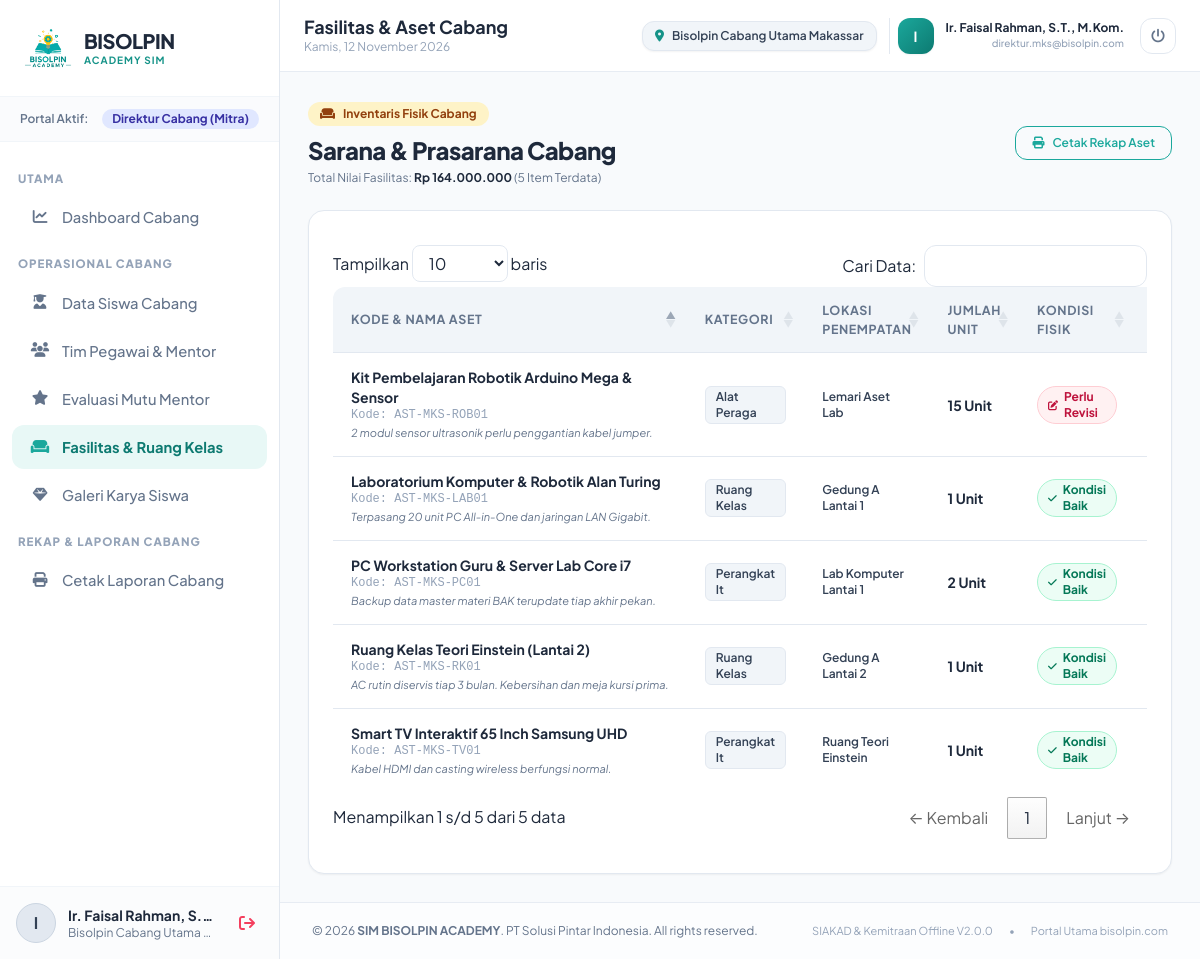
Page /modules/direktur_cabang/aset.php (signed in) on the committed database.
### tables this page shows
CREATE TABLE `tabel_cabang` (
  `id` INT AUTO_INCREMENT PRIMARY KEY,
  `kode_cabang` VARCHAR(20) NOT NULL UNIQUE,
  `nama_cabang` VARCHAR(150) NOT NULL,
  `id_direktur_cabang` INT NULL,
  `alamat` TEXT NOT NULL,
  `kota` VARCHAR(100) NOT NULL,
  `provinsi` VARCHAR(100) NOT NULL,
  `telepon` VARCHAR(25) NOT NULL,
  `email_cabang` VARCHAR(150) NOT NULL,
  `nomor_izin_mitra` VARCHAR(100) NULL,
  `dokumen_kemitraan` VARCHAR(255) NULL,
  `status_mitra` ENUM('pending_review','aktif','ditolak','nonaktif') NOT NULL DEFAULT 'pending_review',
  `tanggal_bergabung` DATE NULL,
  `created_at` TIMESTAMP NOT NULL DEFAULT CURRENT_TIMESTAMP,
  INDEX `idx_cabang_status` (`status_mitra`),
  INDEX `idx_cabang_kota` (`kota`),
  CONSTRAINT `fk_cabang_direktur` FOREIGN KEY (`id_direktur_cabang`) REFERENCES `users` (`id`) ON DELETE SET NULL
);

CREATE TABLE `tabel_aset` (
  `id` INT AUTO_INCREMENT PRIMARY KEY,
  `id_cabang` INT NOT NULL,
  `id_penanggung_jawab` INT NULL,
  `kode_aset` VARCHAR(50) NOT NULL UNIQUE,
  `nama_aset` VARCHAR(150) NOT NULL,
  `kategori_aset` ENUM('ruang_kelas','perangkat_it','alat_peraga','furnitur','lainnya') NOT NULL,
  `lokasi_penempatan` VARCHAR(100) NOT NULL,
  `jumlah_unit` INT NOT NULL DEFAULT 1,
  `kondisi` ENUM('baik','perlu_perbaikan','rusak_berat') NOT NULL DEFAULT 'baik',
  `tanggal_perolehan` DATE NOT NULL,
  `nilai_perolehan` DECIMAL(14,2) NOT NULL DEFAULT 0.00,
  `catatan_maintenance` TEXT NULL,
  `updated_at` TIMESTAMP NOT NULL DEFAULT CURRENT_TIMESTAMP ON UPDATE CURRENT_TIMESTAMP,
  INDEX `idx_aset_cabang` (`id_cabang`),
  INDEX `idx_aset_kategori` (`kategori_aset`),
  INDEX `idx_aset_kondisi` (`kondisi`),
  CONSTRAINT `fk_aset_cabang` FOREIGN KEY (`id_cabang`) REFERENCES `tabel_cabang` (`id`) ON DELETE CASCADE,
  CONSTRAINT `fk_aset_penanggung_jawab` FOREIGN KEY (`id_penanggung_jawab`) REFERENCES `tabel_pegawai` (`id`) ON DELETE SET NULL
);

### core/auth.php (called while the page is built, shortened)
<?php
require_once __DIR__ . '/helpers.php';
function auth_user(): ?array
{
    return $_SESSION['user'] ?? null;
}
function auth_role(): ?string
{
    return $_SESSION['user']['role'] ?? null;
}
function auth_branch_id(): ?int
{
    return isset($_SESSION['user']['id_cabang']) && $_SESSION['user']['id_cabang'] !== null
        ? (int)$_SESSION['user']['id_cabang']
        : null;
}
function get_active_branch_id(): ?int
{
    $role = auth_role();
    $userBranchId = auth_branch_id();
    if (in_array($role, [ROLE_DIREKTUR_CABANG, ROLE_STAFF, ROLE_MENTOR, ROLE_SARPRAS, ROLE_SISWA], true)) {
        return $userBranchId;
    }
    return isset($_SESSION['filter_branch_id']) ? (int)$_SESSION['filter_branch_id'] : null;
}
function get_active_branch_name(): string
{
    $activeBranchId = get_active_branch_id();
    $db = get_db();
    $stmt = $db->prepare("SELECT nama_cabang FROM tabel_cabang WHERE id = ?");
    $stmt->execute([$activeBranchId]);
    $res = $stmt->fetch();
    return $res['nama_cabang'] ?? 'Cabang Terpilih';
}

### modules/direktur_cabang/aset.php (the view, shortened to what this page needs)
<?php
$pageTitle = 'Fasilitas & Aset Cabang';
require_once dirname(__DIR__, 2) . '/core/auth.php';
require_once dirname(__DIR__, 2) . '/core/helpers.php';
$branchId = auth_branch_id();
$db = get_db();
$stmt = $db->prepare("
    SELECT a.*, p.nama_lengkap as nama_penanggung_jawab
    FROM tabel_aset a
    LEFT JOIN tabel_pegawai p ON p.id = a.id_penanggung_jawab
    WHERE a.id_cabang = ?
    ORDER BY a.kategori_aset ASC, a.id DESC
");
$stmt->execute([$branchId]);
$asetList = $stmt->fetchAll();
$stmtTotal = $db->prepare("SELECT COALESCE(SUM(nilai_perolehan), 0), COUNT(*) FROM tabel_aset WHERE id_cabang = ?");
$stmtTotal->execute([$branchId]);
[$totalNilaiAset, $totalUnit] = $stmtTotal->fetch(PDO::FETCH_NUM);
require_once dirname(__DIR__, 2) . '/includes/header.php';
require_once dirname(__DIR__, 2) . '/includes/sidebar.php';
require_once dirname(__DIR__, 2) . '/includes/topbar.php';
?>
<div class="mb-6 flex flex-col sm:flex-row sm:items-center justify-between gap-4">
    <div>
        <div class="inline-flex items-center gap-2 px-3 py-1 rounded-full bg-amber-100 text-amber-800 text-xs font-bold mb-2">
            <i class="fa-solid fa-couch"></i>
            <span>Inventaris Fisik Cabang</span>
        </div>
        <h1 class="text-2xl font-black text-slate-800 tracking-tight">Sarana & Prasarana Cabang</h1>
        <p class="text-xs text-slate-500 mt-1">
            Total Nilai Fasilitas: <strong class="text-slate-800 font-bold"><?= format_rupiah($totalNilaiAset) ?></strong> (<?= (int)$totalUnit ?> Item Terdata)
        </p>
    </div>
    <div class="flex items-center gap-2">
        <a href="<?= base_url('modules/direktur_cabang/laporan.php?jenis=aset') ?>" class="btn-brand-outline text-xs py-2 px-4">
            <i class="fa-solid fa-print text-xs"></i>
            <span>Cetak Rekap Aset</span>
        </a>
    </div>
</div>
<div class="bg-white rounded-2xl border border-slate-200 shadow-sm p-6 overflow-hidden">
    <div class="overflow-x-auto">
        <table class="datatable w-full text-left">
            <thead>
                <tr>
                    <th>Kode & Nama Aset</th>
                    <th>Kategori</th>
                    <th>Lokasi Penempatan</th>
                    <th>Jumlah Unit</th>
                    <th>Kondisi Fisik</th>
                    <th>Nilai Perolehan</th>
                </tr>
            </thead>
            <tbody>
                <?php if (empty($asetList)): ?>
                    <?= render_empty_state(
                        'fa-couch',
                        'Belum Ada Fasilitas Terdata di Cabang',
                        'Belum ada data inventaris sarana dan ruang kelas fisik di cabang Anda. Petugas Sarpras dapat mendaftarkan aset melalui portal Sarpras.',
                        null,
                        7
                    ) ?>
                <?php else: ?>
                    <?php foreach ($asetList as $a): ?>
                    <tr>
                        <td>
                            <div class="font-bold text-slate-800 text-sm"><?= e($a['nama_aset']) ?></div>
                            <div class="text-xs font-mono text-slate-400">Kode: <?= e($a['kode_aset']) ?></div>
                            <?php if (!empty($a['catatan_maintenance'])): ?>
                                <div class="text-[11px] text-slate-500 mt-0.5 italic max-w-xs truncate" title="<?= e($a['catatan_maintenance']) ?>">
                                    <?= e($a['catatan_maintenance']) ?>
                                </div>
                            <?php endif; ?>
                        </td>
                        <td>
                            <span class="inline-block px-2.5 py-0.5 rounded-md bg-slate-100 text-slate-700 font-semibold text-xs border border-slate-200 capitalize">
                                <?= str_replace('_', ' ', e($a['kategori_aset'])) ?>
                            </span>
                        </td>
                        <td>
                            <div class="text-xs font-semibold text-slate-700"><?= e($a['lokasi_penempatan']) ?></div>
                        </td>
                        <td>
                            <div class="font-bold text-slate-800 text-sm"><?= (int)$a['jumlah_unit'] ?> Unit</div>
                        </td>
                        <td>
                            <?= render_status_badge($a['kondisi']) ?>
                        </td>
                        <td>
                        </td>
                    </tr>
                <?php endforeach; ?>
                <?php endif; ?>
            </tbody>
        </table>
    </div>
</div>
<?php require_once dirname(__DIR__, 2) . '/includes/footer.php'; ?>

### includes/topbar.php (shortened to what this page needs)
<?php
require_once dirname(__DIR__) . '/core/auth.php';
require_once dirname(__DIR__) . '/core/helpers.php';
$user = auth_user() ?? [];
$role = auth_role() ?? '';
$activeBranchId = get_active_branch_id();
$activeBranchName = get_active_branch_name();
$isNationalRole = in_array($role, [ROLE_PIMPINAN, ROLE_BAK], true);
$allBranches = $isNationalRole ? get_all_branches(false) : [];
?>
<div class="main-content-wrapper flex-1 flex flex-col min-w-0">
    <header class="topbar-container flex items-center justify-between border-b border-slate-200/80 bg-white/95 px-6 py-3 sticky top-0 z-20 backdrop-blur-md">
        <div class="flex items-center gap-4">
            <div>
                <h1 class="text-lg font-bold text-slate-800 leading-tight">
                    <?= e($pageTitle ?? 'Dashboard') ?>
                </h1>
                <p class="text-xs text-slate-400 hidden sm:block">
                    <?= format_hari_indonesia(date('Y-m-d')) ?>, <?= format_tanggal_indonesia(date('Y-m-d')) ?>
                </p>
            </div>
        </div>
        <div class="flex items-center gap-3">
            <?php if ($isNationalRole): ?>
                <form method="GET" action="" class="flex items-center">
                    <?php
                    foreach ($_GET as $key => $val) {
                        if ($key !== 'switch_branch') {
                            echo '<input type="hidden" name="' . e($key) . '" value="' . e((string)$val) . '">';
                        }
                    }
                    ?>
                    <div class="relative flex items-center">
                        <i class="fa-solid fa-location-dot absolute left-3 text-brand-600 text-xs"></i>
                        <select name="switch_branch" onchange="this.form.submit()" class="pl-8 pr-8 py-2 text-xs font-semibold rounded-xl border border-brand-200 bg-brand-50/50 text-brand-900 focus:outline-none focus:ring-2 focus:ring-brand-500 cursor-pointer shadow-sm">
                            <option value="all" <?= $activeBranchId === null ? 'selected' : '' ?>>🌐 Seluruh Cabang (Nasional)</option>
                            <?php foreach ($allBranches as $b): ?>
                                <option value="<?= (int)$b['id'] ?>" <?= $activeBranchId === (int)$b['id'] ? 'selected' : '' ?>>
                                    📍 <?= e($b['nama_cabang']) ?> (<?= e($b['kota']) ?>) <?= $b['status_mitra'] !== 'aktif' ? '[Pending]' : '' ?>
                                </option>
                            <?php endforeach; ?>
                        </select>
                    </div>
                </form>
            <?php else: ?>
                <div class="hidden sm:flex items-center gap-2 px-3 py-1.5 rounded-xl bg-slate-100 border border-slate-200 text-xs font-semibold text-slate-700 shadow-sm">
                    <i class="fa-solid fa-location-dot text-brand-600"></i>
                    <span><?= e($activeBranchName) ?></span>
                </div>
            <?php endif; ?>
            <div class="flex items-center gap-3 pl-2 border-l border-slate-200">
                <div class="w-9 h-9 rounded-xl bg-gradient-brand text-white flex items-center justify-center font-bold text-sm shadow-sm">
                    <?= strtoupper(substr($user['nama_lengkap'] ?? $user['username'] ?? 'U', 0, 1)) ?>
                </div>
                <div class="hidden lg:block text-right">
                    <div class="text-xs font-bold text-slate-800"><?= e($user['nama_lengkap'] ?? $user['username'] ?? '-') ?></div>
                    <div class="text-[10px] text-slate-400 font-medium"><?= e($user['email'] ?? '-') ?></div>
                </div>
                <a href="<?= base_url('modules/auth/logout.php') ?>" title="Keluar dari akun" class="w-9 h-9 rounded-xl border border-slate-200 hover:border-rose-300 hover:bg-rose-50 text-slate-500 hover:text-rose-600 flex items-center justify-center transition-all ml-1">
                    <i class="fa-solid fa-power-off text-sm"></i>
                </a>
            </div>
        </div>
    </header>
    <main class="content-body flex-1">

### core/helpers.php (shortened to what this page needs)
<?php
function e(?string $value): string
{
    return htmlspecialchars((string)$value, ENT_QUOTES, 'UTF-8');
}
function format_rupiah(float|int|string|null $amount): string
{
    $val = (float)($amount ?? 0);
    return 'Rp ' . number_format($val, 0, ',', '.');
}
function format_tanggal_indonesia(?string $datetime, bool $with_time = false): string
{
    $timestamp = strtotime($datetime);
    $bulanIndo = [
        1 => 'Januari', 'Februari', 'Maret', 'April', 'Mei', 'Juni',
        'Juli', 'Agustus', 'September', 'Oktober', 'November', 'Desember'
    ];
    $hari  = date('j', $timestamp);
    $bulan = $bulanIndo[(int)date('n', $timestamp)];
    $tahun = date('Y', $timestamp);
    $hasil = "{$hari} {$bulan} {$tahun}";
    return $hasil;
}
function format_hari_indonesia(?string $datetime): string
{
    $timestamp = strtotime($datetime);
    $hariMap = [
        'Sunday' => 'Minggu', 'Monday' => 'Senin', 'Tuesday' => 'Selasa',
        'Wednesday' => 'Rabu', 'Thursday' => 'Kamis', 'Friday' => 'Jumat', 'Saturday' => 'Sabtu'
    ];
    return $hariMap[date('l', $timestamp)] ?? '-';
}
function base_url(string $path = ''): string
{
    $path = ltrim($path, '/');
    return empty($path) ? BASE_URL : BASE_URL . '/' . $path;
}
function render_status_badge(string $status): string
{
    $statusLower = strtolower(trim($status));
    $map = [
        'aktif'             => ['bg' => 'bg-emerald-50 text-emerald-700 border-emerald-200', 'icon' => 'fa-circle-check', 'label' => 'Aktif'],
        'dipublikasikan'    => ['bg' => 'bg-emerald-50 text-emerald-700 border-emerald-200', 'icon' => 'fa-globe', 'label' => 'Tampil di Portofolio'],
        'lulus'             => ['bg' => 'bg-teal-50 text-teal-700 border-teal-200',       'icon' => 'fa-graduation-cap', 'label' => 'Lulus'],
        'baik'              => ['bg' => 'bg-emerald-50 text-emerald-700 border-emerald-200', 'icon' => 'fa-check', 'label' => 'Kondisi Baik'],
        'hadir'             => ['bg' => 'bg-emerald-50 text-emerald-700 border-emerald-200', 'icon' => 'fa-user-check', 'label' => 'Hadir'],
        'pending_review'    => ['bg' => 'bg-amber-50 text-amber-700 border-amber-200',       'icon' => 'fa-clock', 'label' => 'Menunggu Verifikasi'],
        'menunggu_validasi' => ['bg' => 'bg-amber-50 text-amber-700 border-amber-200',       'icon' => 'fa-hourglass-half', 'label' => 'Menunggu Review Mentor'],
        'perlu_perbaikan'   => ['bg' => 'bg-rose-50 text-rose-700 border-rose-200',          'icon' => 'fa-pen-to-square', 'label' => 'Perlu Revisi'],
        'draft'             => ['bg' => 'bg-slate-100 text-slate-700 border-slate-200',     'icon' => 'fa-file-lines', 'label' => 'Draft'],
        'izin'              => ['bg' => 'bg-sky-50 text-sky-700 border-sky-200',             'icon' => 'fa-envelope-open-text', 'label' => 'Izin'],
        'sakit'             => ['bg' => 'bg-indigo-50 text-indigo-700 border-indigo-200',     'icon' => 'fa-heart-pulse', 'label' => 'Sakit'],
        'alfa'              => ['bg' => 'bg-rose-50 text-rose-700 border-rose-200',         'icon' => 'fa-user-xmark', 'label' => 'Alfa'],
        'nonaktif'          => ['bg' => 'bg-slate-100 text-slate-600 border-slate-200',     'icon' => 'fa-ban', 'label' => 'Nonaktif'],
        'ditolak'           => ['bg' => 'bg-rose-50 text-rose-700 border-rose-200',         'icon' => 'fa-xmark', 'label' => 'Ditolak'],
        'rusak_berat'       => ['bg' => 'bg-rose-50 text-rose-700 border-rose-200',         'icon' => 'fa-triangle-exclamation', 'label' => 'Rusak Berat'],
    ];
    $info = $map[$statusLower] ?? ['bg' => 'bg-gray-100 text-gray-800 border-gray-200', 'icon' => 'fa-circle-info', 'label' => ucfirst($status)];
    return '<span class="inline-flex items-center gap-1.5 px-2.5 py-0.5 rounded-full text-xs font-bold border ' . $info['bg'] . '"><i class="fa-solid ' . $info['icon'] . ' text-[10px]"></i><span>' . e($info['label']) . '</span></span>';
}

### rows in the picture
tabel_cabang: nama_cabang "Bisolpin Cabang Utama Makassar"
tabel_aset: nama_aset "Laboratorium Komputer & Robotik Alan Turing", kode_aset "AST-MKS-LAB01", catatan_maintenance "Terpasang 20 unit PC All-in-One dan jaringan LAN Gigabit.", kategori_aset "Ruang Kelas", lokasi_penempatan "Gedung A Lantai 1", jumlah_unit "1", kondisi "Kondisi Baik"
tabel_aset: nama_aset "Ruang Kelas Teori Einstein (Lantai 2)", kode_aset "AST-MKS-RK01", catatan_maintenance "AC rutin diservis tiap 3 bulan. Kebersihan dan meja kursi prima.", kategori_aset "Ruang Kelas", lokasi_penempatan "Gedung A Lantai 2", jumlah_unit "1", kondisi "Kondisi Baik"
tabel_aset: nama_aset "Smart TV Interaktif 65 Inch Samsung UHD", kode_aset "AST-MKS-TV01", catatan_maintenance "Kabel HDMI dan casting wireless berfungsi normal.", kategori_aset "Perangkat It", lokasi_penempatan "Ruang Teori Einstein", jumlah_unit "1", kondisi "Kondisi Baik"
tabel_aset: nama_aset "PC Workstation Guru & Server Lab Core i7", kode_aset "AST-MKS-PC01", catatan_maintenance "Backup data master materi BAK terupdate tiap akhir pekan.", kategori_aset "Perangkat It", lokasi_penempatan "Lab Komputer Lantai 1", jumlah_unit "2", kondisi "Kondisi Baik"
tabel_aset: nama_aset "Kit Pembelajaran Robotik Arduino Mega & Sensor", kode_aset "AST-MKS-ROB01", catatan_maintenance "2 modul sensor ultrasonik perlu penggantian kabel jumper.", kategori_aset "Alat Peraga", lokasi_penempatan "Lemari Aset Lab", jumlah_unit "15", kondisi "Perlu Revisi"

### other values in the picture
APP_ROLES[$currentRole]['label'] "Direktur Cabang (Mitra)"
substr($user['nama_lengkap'] ?? $user['username'] ?? 'U', 0, 1) "I"
$user['nama_lengkap'] "Ir. Faisal Rahman, S.…"
$user['nama_cabang'] "Bisolpin Cabang Utama…"
$pageTitle "Fasilitas & Aset Cabang"
$user['nama_lengkap'] "Ir. Faisal Rahman, S.T., M.Kom."
$user['email'] "direktur.mks@bisolpin.com"
format_rupiah($totalNilaiAset) "Rp 164.000.000"
$totalUnit "5"
APP_NAME "SIM BISOLPIN ACADEMY"
APP_VERSION "2.0.0"
